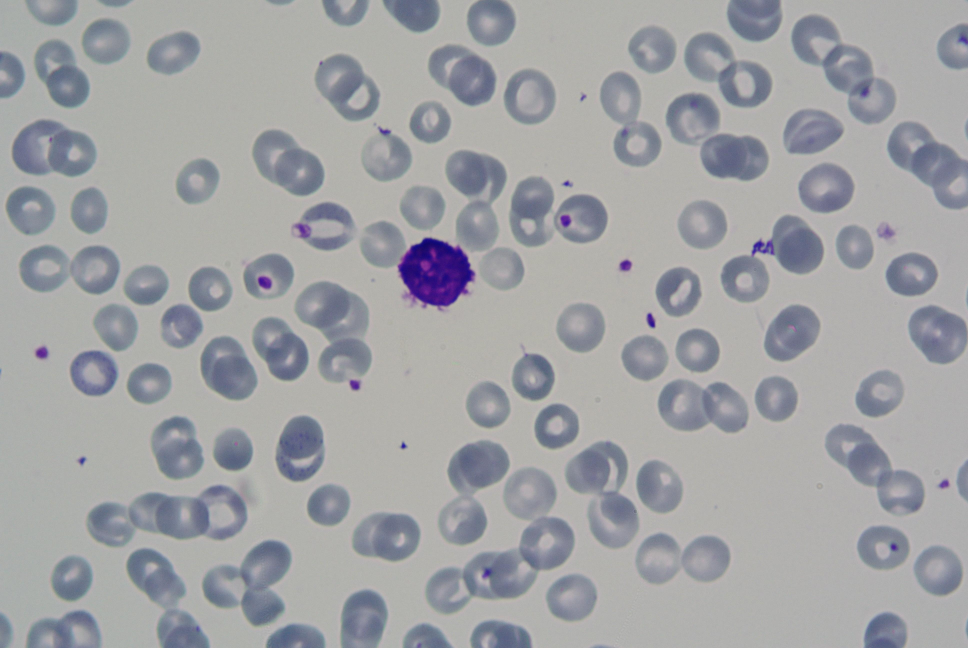
#> input picture cell.jpg, 3872 x 2592 px (shown at 1/4 size)
$ python object_counting.py   (older library calls are emulated)
#> lines starting #> are read from the running program, lines starting #| are printed output that depends on the picture; after the words box and inside, x2 and y2 are one past the last pixel; in counts of white or black regions, pixels touching at a corner belong together
import numpy as np
from cv2 import cv2

# Load image - resize hình do kích thước hình quá to
image = cv2.imread('cell.jpg')
#> image is the input picture: shape (2592, 3872, 3); mean B, G, R 165, 161.9, 160.8
image = cv2.resize(image, (1200, 900))
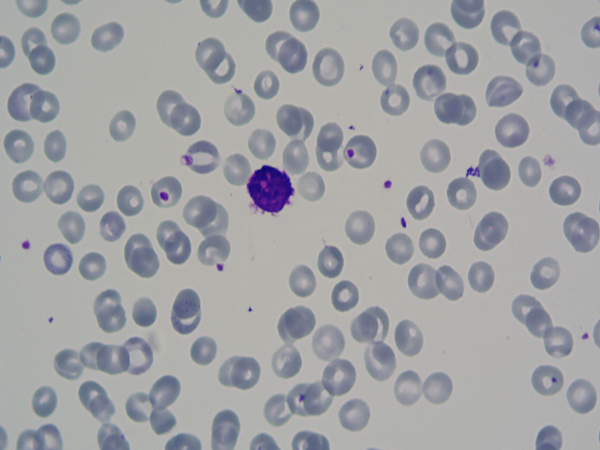
#> image: shape (900, 1200, 3) (shown at 1/2 size); mean B, G, R 164.8, 161.8, 160.7


# Convert to Gray image
gray_image = cv2.cvtColor(image, cv2.COLOR_RGB2GRAY)


# Image binarization
ret ,binary_image = cv2.threshold(gray_image, 165, 255, cv2.THRESH_BINARY)
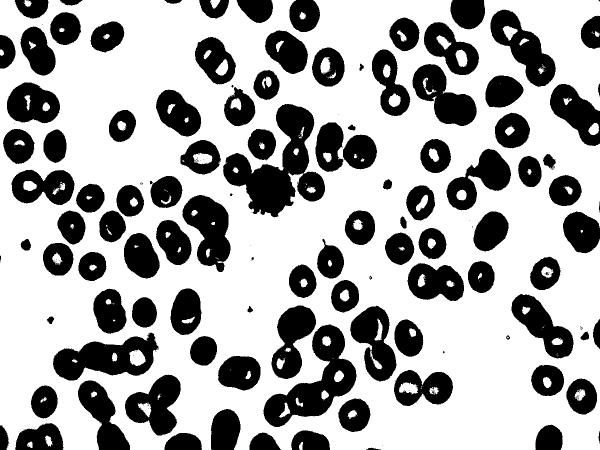
#> binary_image: shape (900, 1200) (shown at 1/2 size); 66.7% white; 181 black regions (74 under 20 px)


# Contour detection
_, contours, _ = cv2.findContours(binary_image, cv2.RETR_EXTERNAL, cv2.CHAIN_APPROX_SIMPLE)
#> contours = 18 contours, 6 with area under 20; largest, box (x1, y1, x2, y2) and area: (0, 0, 1200, 900) 1023726, (1177, 246, 1198, 270) 340, (420, 0, 441, 17) 196, (90, 871, 105, 893) 172, (48, 0, 64, 14) 119
for contour in contours:
    cv2.drawContours(image, contour, -1, (255, 0, 0), 3)
#> this loop made 18 passes
#> contour on passes 8, 12, 14, 16: [[1137, 195]], [[598, 27]], [[47, 5]], [[420, 0]]
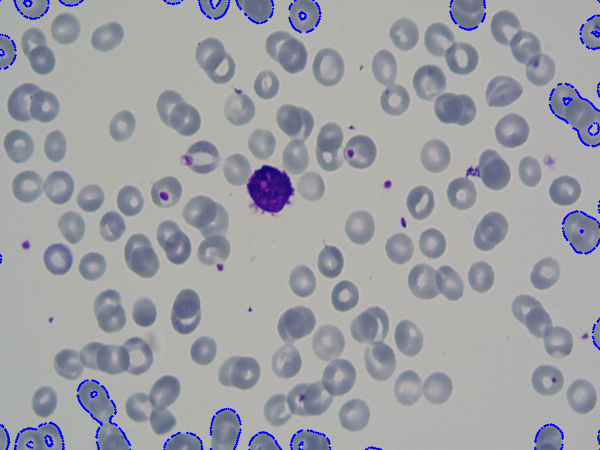
#> image: shape (900, 1200, 3) (shown at 1/2 size); 1.15% of pixels changed, all inside (x1, y1, x2, y2) = (0, 0, 1200, 900)

cv2.imshow('Image', image)
cv2.imshow('Gray image', gray_image)
cv2.imshow('Binary image', binary_image)

cv2.waitKey(0)
cv2.destroyAllWindows()
